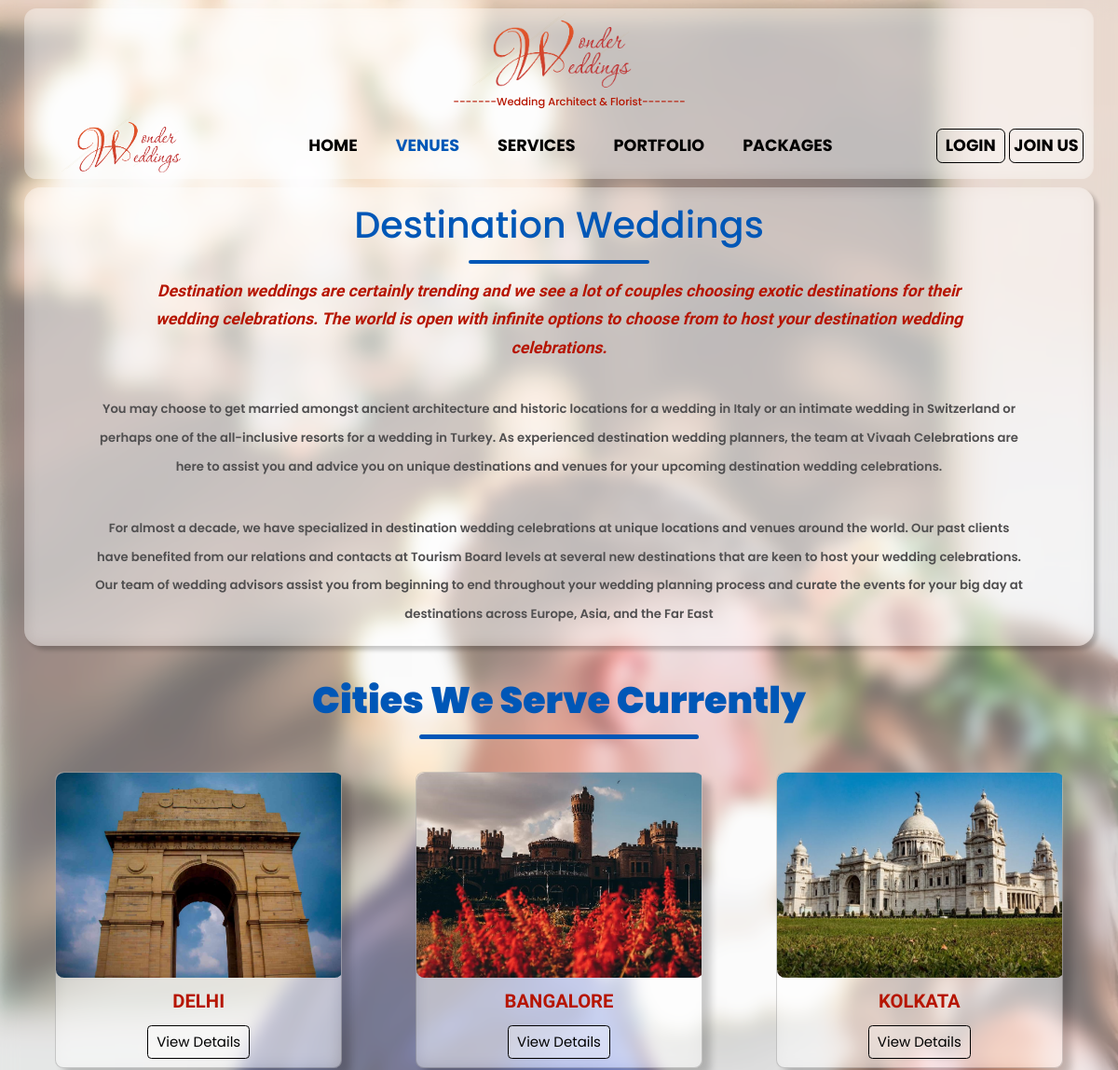
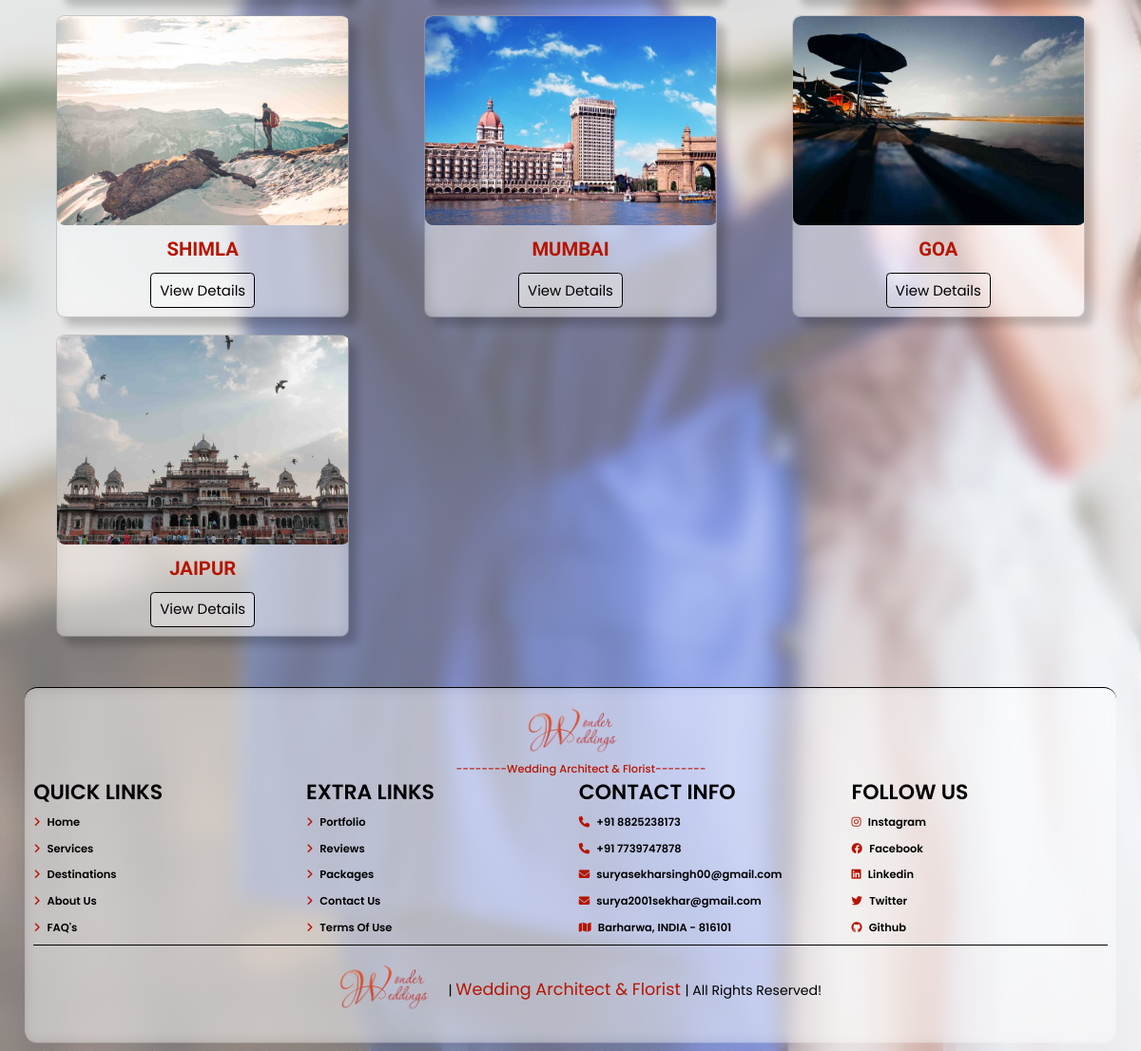
The page /venues.php on the database its author committed (2 pictures, top to bottom).
### tables this page shows
CREATE TABLE `venue` (
  `id` tinyint(4) NOT NULL,
  `city` varchar(30) NOT NULL
);

### venues.php (the view, shortened to what this page needs)
<?php
    include("include/db_connect.php");
    $query = "select * from venue";
    $result = mysqli_query($conn,$query);
?>
<!DOCTYPE html>
<html lang="en">
<head>
    <?php  include("include/head_links.php");?>
    <link rel="stylesheet" type="text/css" href="css/styleVenues.css" />
</head>
<body class="body">
    <div class="container">
        <?php
            include("include/header.php");
        ?>
        <section class="venues">
            <div class="info">
                <h3>Destination weddings</h3>
                <div class="title-dash" style="width:22rem;"></div>
                <p class="p-main">Destination weddings are certainly trending and we see a lot of couples choosing
                    exotic destinations for their wedding celebrations. The world is open with infinite options to
                    choose from to host your destination wedding celebrations.</p>
                <p>You may choose to get married amongst ancient architecture and historic locations for a wedding in
                    Italy or an intimate wedding in Switzerland or perhaps one of the all-inclusive resorts for a
                    wedding in Turkey. As experienced destination wedding planners, the team at Vivaah Celebrations are
                    here to assist you and advice you on unique destinations and venues for your upcoming destination
                    wedding celebrations.</p>
                <p>For almost a decade, we have specialized in destination wedding celebrations at unique locations and
                    venues around the world. Our past clients have benefited from our relations and contacts at Tourism
                    Board levels at several new destinations that are keen to host your wedding celebrations. Our team
                    of wedding advisors assist you from beginning to end throughout your wedding planning process and
                    curate the events for your big day at destinations across Europe, Asia, and the Far East</p>
            </div>
            <div class="locations" style="background-color:transparent;">
                <h3>cities we serve currently</h3>
                <div class="title-dash" style="width:34rem;"></div>
            </div>
            <div class="card-container d-flex my-5" style="flex-direction:column;align-items:center;">
                <div class="card-show row ml-3" >
                <?php
                while($row = mysqli_fetch_assoc($result)){
                    $id=$row["id"];
                    $city=$row["city"];
                ?>
                    <div class="col-md-4 my-3">
                        <div class="card" style="width: 35rem;background-color: var(--transparent-white);border-radius: 1rem;box-shadow: var(--box-shadow-ultra);backdrop-filter:blur(1rem);margin:auto;">
                            <div class="image">
                                <img src="images/city/<?php echo $city;  ?>.jpg" class="card-img-top" alt="..."  id="img-city" style="border-radius:1rem;height:25rem;width:35rem;" />
                            </div>
                            <div class="card-body " style="display:block;text-align:center;">
                                <h2 class="card-title"><a style="text-decoration:none;color:var(--red);font-weight:600;font-family: 'Frank Ruhl Libre', 'Poppins';" href="halls.php?id=<?php echo $id; ?>" ><?php echo $city; ?></a></h2>
                                <a href="halls.php?id=<?php echo $id; ?>" class="button btn-success" style="padding: .7rem 1rem;">View Details</a>
                            </div>
                        </div>
                    </div>
                <?php
                }
                ?>
                </div>
            </div>
        </section>
        <?php include("include/footer.php"); ?>
    </div>
</body>
</html>

### css/style.css (style rules this page uses)
* { padding:0; margin:0; box-sizing: border-box; font-family: 'Poppins', sans-serif; border:none; text-decoration: none; outline:none; }
:root { --white:#fff; --black:rgb(80, 79, 80); --pure-black:#000; --blue:rgb(0, 87, 183); --red:rgb(182, 21, 0); --transparent-white:rgba(255,255,255,.3); --transparent-black:rgba(0,0,0,.6); --border:.2rem solid var(--pure-black); --box-shadow: .5rem .5rem .5rem rgba(0,0,0,0.2); --box-shadow-hover: rgba(0, 0, 0, 0.25) 0px 54px 55px, rgba(0, 0, 0, 0.12) 0px -12px 30px, rgba(0, 0, 0, 0.12) 0px 4px 6px, rgba(0, 0, 0, 0.17) 0px 12px 13px, rgba(0, 0, 0, 0.09) 0px -3px 5px; --brownish:rgb(173, 150, 80); --green:rgb(21, 115, 71); }
html { font-size:60.5%; overflow-x: hidden; }
section { padding:1rem; }
.body { background-image: url(../images/wedding-background.webp); opacity:1; background-size: cover; background-position: center; background-attachment: fixed; position: relative; }
.container { max-width:100%; padding: 1rem 2rem; background-color: var(--transparent-white); backdrop-filter: blur(1rem); }
.button { display: inline-block; padding:1rem 3rem; border:var(--border); background: var(--transparent-white); color:var(--pure-black); border-radius: .5rem; font-size:1.7rem; user-select: none; text-decoration: none; text-transform: capitalize; margin-top:1rem; }
.title-dash { background-color: var(--blue); height:.5rem; width:50rem; margin:auto; border-radius: 1rem; }
@media (max-width:1250px) { html { font-size: 55%; } }

### css/styleVenues.css (style rules this page uses)
:root { --white:#fff; --pure-black:#000; --black:rgb(80, 79, 80); --blue:rgb(0, 87, 183); --red:rgb(182, 21, 0); --transparent-white:rgba(255,255,255,.3); --transparent-black:rgba(0,0,0,.6); --border:.2rem solid var(--pure-black); --box-shadow: .5rem .5rem .5rem rgba(0,0,0,0.2); --box-shadow-ultra: 1rem 1rem 1rem rgba(0,0,0,0.2); --box-shadow-hover: rgba(0, 0, 0, 0.25) 0px 54px 55px, rgba(0, 0, 0, 0.12) 0px -12px 30px, rgba(0, 0, 0, 0.12) 0px 4px 6px, rgba(0, 0, 0, 0.17) 0px 12px 13px, rgba(0, 0, 0, 0.09) 0px -3px 5px; --box-shadow-service: rgba(0, 0, 0, 0.3) 0px 19px 38px, rgba(0, 0, 0, 0.22) 0px 15px 12px; --brownish:rgb(173, 150, 80); --font-title: "Montserrat", sans-serif; --font-text: "Lato", sans-serif; }
*::before, *::after { box-sizing: border-box; }
.venues .info { background-color: var(--transparent-white); backdrop-filter: blur(1rem); border-radius: 2rem; box-shadow: var(--box-shadow); text-align:center; display:block; }
.venues .info h3,.info h3 { padding:2rem; padding-bottom: 1rem; text-transform: capitalize; font-size: 4.5rem; color:var(--blue); }
.venues .info p,.info p { padding:0 2rem; padding-bottom: 2rem; font-size: 1.5rem; width:90%; margin:auto; margin-top:1.5rem; margin-bottom: 2rem; line-height: 3.5rem; font-style:normal; font-weight: 600; color:var(--black); }
.venues .info .p-main { font-size: 2rem; color:var(--red); width:80%; font-family: 'Frank Ruhl Libre','','Poppins'; font-style: italic; }
.locations { text-align:center; display:block; }
.locations h3 { padding:2rem; padding-bottom: 1rem; text-transform: capitalize; font-size: 4.5rem; font-weight: 900; color:var(--blue); transition: .2s linear; }
.card .image { overflow:hidden; }
.card .image img { object-fit: cover !important; transition:.2s linear !important; }
.card-body .card-title { font-family: 'Poppins' , 'Frank Ruhl Libre' !important; font-size:2.3rem !important; text-align: center; margin:.5rem auto; font-weight: 900; text-transform:uppercase; color:var(--red); }

### rows shown on the page
venue: city (picture), city "DELHI"
venue: city (picture), city "BANGALORE"
venue: city (picture), city "KOLKATA"
venue: city (picture), city "SHIMLA"
venue: city (picture), city "MUMBAI"
venue: shows a picture, city "GOA"
venue: city (picture), city "JAIPUR"
